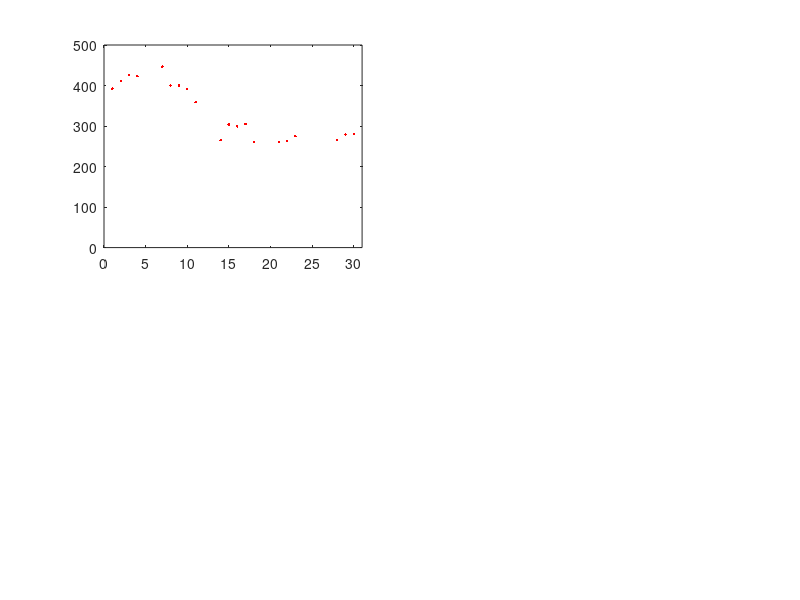

The MATLAB source for this figure: (Note: this script raises an error after producing the figure.)
clear all;
close all;

% wczytywanie danych:

N = 31;
K = 20;
% x = 1:0.1:N;

dane = csvread('cdproject.csv', 1, 0);

dni = dane(:,1);

cena1 = dane(:,2);
cena2 = dane(:,3);
cena3 = dane(:,4);
cena4 = dane(:,5);


% rysowanie danych punktowych

figure(1)
subplot(2, 2, 1)
plot(dni, cena1, '.r')
xlim([0 N])
ylim([0 500])
subtitle("Kurs otwarcia")

subplot(2, 2, 4)
plot(dni, cena2, '.')
xlim([0 N])
ylim([0 500])
subtitle("Cena maksymalna")

subplot(2, 2, 3)
plot(dni, cena3, '.b')
xlim([0 N])
ylim([0 500])
subtitle("Cena minimalna")

subplot(2, 2, 2)
plot(dni, cena4, '.m')
xlim([0 N])
ylim([0 500])
subtitle("Kurs zamknięcia");


% rysowanie danych łączonych liniowo

figure(2)
subplot(2, 2, 1)
plot(dni, cena1, '-r')
xlim([0 31])
ylim([0 500])
subtitle("Kurs otwarcia")

subplot(2, 2, 4)
plot(dni, cena2, '-')
xlim([0 N])
ylim([0 500])
subtitle("Cena maksymalna")

subplot(2, 2, 3)
plot(dni, cena3, '-b')
xlim([0 N])
ylim([0 500])
subtitle("Cena minimalna")

subplot(2, 2, 2)
plot(dni, cena4, '-m')
xlim([0 N])
ylim([0 500])
subtitle("Kurs zamknięcia");


% liczenie interpolacji metodą własną (łamanym Lagrange'm)

for i = 1:17
    
    tX = [dni(i), dni(i+1), dni(i+2), dni(i+3)];
    tY = [cena1(i), cena1(i+1), cena1(i+2), cena1(i+3)];
    
    for x = 10:310
        if(x>10*dni(i+1)-1 && x<10*dni(i+2))
            cena1_lw(x) = 0;
            for j = 1:4
                
                cena1_lw(x) = cena1_lw(x) + tY(j) * wielomianLk(x/10, tX, j);
                
            end
        elseif(x < 21)
            cena1_lw(x) = cena1(1);
        elseif(x>289)
            cena1_lw(x) = cena1(20);
        end
    end
end

for i = 1:17
    
    tX = [dni(i), dni(i+1), dni(i+2), dni(i+3)];
    tY = [cena2(i), cena2(i+1), cena2(i+2), cena2(i+3)];
    
    for x = 10:310
        if(x>10*dni(i+1)-1 && x<10*dni(i+2))
            cena2_lw(x) = 0;
            for j = 1:4
                
                cena2_lw(x) = cena2_lw(x) + tY(j) * wielomianLk(x/10, tX, j);
                
            end
        elseif(x < 21)
            cena2_lw(x) = cena2(1);
        elseif(x>289)
            cena2_lw(x) = cena2(20);
        end
    end
end

for i = 1:17
    
    tX = [dni(i), dni(i+1), dni(i+2), dni(i+3)];
    tY = [cena3(i), cena3(i+1), cena3(i+2), cena3(i+3)];
    
    for x = 10:310
        if(x>10*dni(i+1)-1 && x<10*dni(i+2))
            cena3_lw(x) = 0;
            for j = 1:4
                
                cena3_lw(x) = cena3_lw(x) + tY(j) * wielomianLk(x/10, tX, j);
                
            end
        elseif(x < 21)
            cena3_lw(x) = cena3(1);
        elseif(x>289)
            cena3_lw(x) = cena3(20);
        end
    end
end

for i = 1:17
    
    tX = [dni(i), dni(i+1), dni(i+2), dni(i+3)];
    tY = [cena4(i), cena4(i+1), cena4(i+2), cena4(i+3)];
    
    for x = 10:310
        if(x>10*dni(i+1)-1 && x<10*dni(i+2))
            cena4_lw(x) = 0;
            for j = 1:4
                
                cena4_lw(x) = cena4_lw(x) + tY(j) * wielomianLk(x/10, tX, j);
                
            end
        elseif(x < 21)
            cena4_lw(x) = cena4(1);
        elseif(x>289)
            cena4_lw(x) = cena4(20);
        end
    end
end

figure(3)
subplot(2, 2, 1)
plot(cena1_lw, '-r')
xlim([10 310])
ylim([0 500])
subtitle("Kurs otwarcia")

subplot(2, 2, 4)
plot(cena2_lw, '-')
xlim([10 310])
ylim([0 500])
subtitle("Cena maksymalna")

subplot(2, 2, 3)
plot(cena3_lw, '-b')
xlim([10 310])
ylim([0 500])
subtitle("Cena minimalna")

subplot(2, 2, 2)
plot(cena4_lw, '-m')
xlim([10 310])
ylim([0 500])
subtitle("Kurs zamknięcia")


